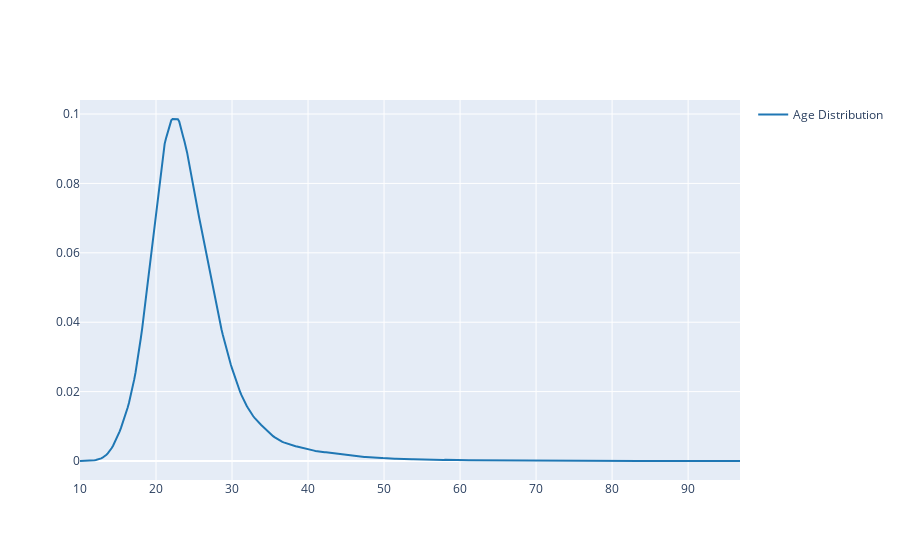

Write notebook code for a chart like this one.
### Code cell
fig= ff.create_distplot([athlete_df['Age'].dropna()],['Age Distribution'],show_hist=False, show_rug=False)
fig.show()

### Figure 1 — Plotly figure (JSON) as saved in the notebook; plotly's stock layout.template omitted (floating-point values rounded to 4 significant figures; data arrays with more than 128 entries replaced by an {"elided": "..."} marker saying what was removed)
{"data": [{"legendgroup": "Age Distribution", "marker": {"color": "rgb(31, 119, 180)"}, "mode": "lines", "name": "Age Distribution", "showlegend": true, "type": "scatter", "x": {"elided": "500 float values"}, "xaxis": "x", "y": {"elided": "500 float values"}, "yaxis": "y"}], "layout": {"barmode": "overlay", "hovermode": "closest", "legend": {"traceorder": "reversed"}, "xaxis": {"anchor": "y2", "domain": [0, 1], "zeroline": false}, "yaxis": {"anchor": "free", "domain": [0, 1], "position": 0}}}
